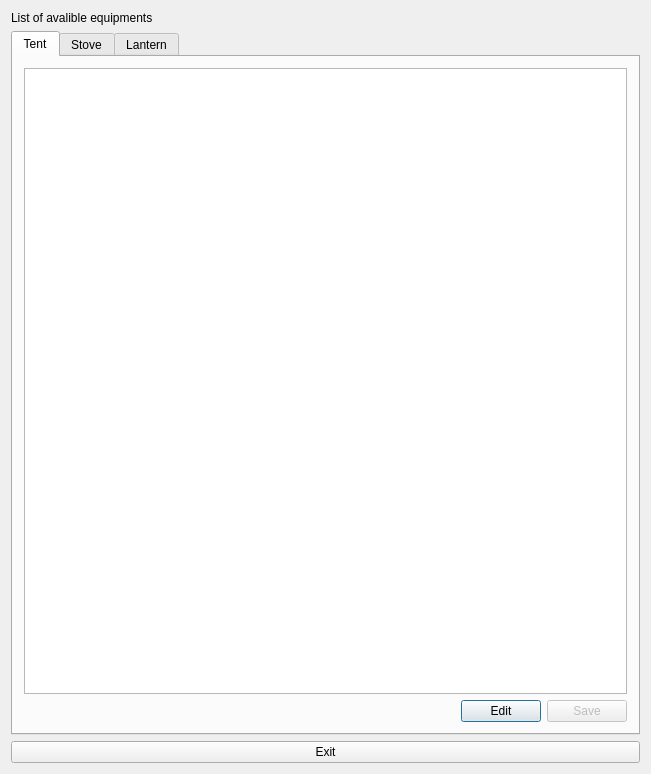
<?xml version="1.0" encoding="UTF-8"?>
<ui version="4.0">
 <class>QTItemMenu</class>
 <widget class="QDialog" name="QTItemMenu">
  <property name="geometry">
   <rect>
    <x>0</x>
    <y>0</y>
    <width>651</width>
    <height>774</height>
   </rect>
  </property>
  <property name="windowTitle">
   <string>QTItemMenu</string>
  </property>
  <layout class="QVBoxLayout" name="verticalLayout_5">
   <item>
    <layout class="QVBoxLayout" name="verticalLayout">
     <item>
      <widget class="QLabel" name="Title">
       <property name="text">
        <string>List of avalible equipments</string>
       </property>
      </widget>
     </item>
     <item>
      <widget class="QTabWidget" name="tabWidget">
       <property name="toolTip">
        <string/>
       </property>
       <property name="statusTip">
        <string/>
       </property>
       <property name="currentIndex">
        <number>0</number>
       </property>
       <widget class="QWidget" name="TentTab">
        <attribute name="title">
         <string>Tent</string>
        </attribute>
        <layout class="QVBoxLayout" name="verticalLayout_2">
         <item>
          <widget class="QTableView" name="Tent_Table"/>
         </item>
         <item>
          <layout class="QGridLayout" name="gridLayout">
           <item row="0" column="1">
            <widget class="QPushButton" name="Save">
             <property name="enabled">
              <bool>true</bool>
             </property>
             <property name="text">
              <string>Edit</string>
             </property>
            </widget>
           </item>
           <item row="0" column="2">
            <widget class="QPushButton" name="Edit">
             <property name="enabled">
              <bool>false</bool>
             </property>
             <property name="text">
              <string>Save</string>
             </property>
            </widget>
           </item>
           <item row="0" column="0">
            <spacer name="horizontalSpacer">
             <property name="orientation">
              <enum>Qt::Horizontal</enum>
             </property>
             <property name="sizeHint" stdset="0">
              <size>
               <width>40</width>
               <height>20</height>
              </size>
             </property>
            </spacer>
           </item>
          </layout>
         </item>
        </layout>
       </widget>
       <widget class="QWidget" name="StoveTab">
        <attribute name="title">
         <string>Stove</string>
        </attribute>
        <layout class="QVBoxLayout" name="verticalLayout_3">
         <item>
          <widget class="QTableView" name="Stove_Table"/>
         </item>
        </layout>
       </widget>
       <widget class="QWidget" name="LanternTab">
        <attribute name="title">
         <string>Lantern</string>
        </attribute>
        <layout class="QVBoxLayout" name="verticalLayout_4">
         <item>
          <widget class="QTableView" name="Lantern_Table"/>
         </item>
        </layout>
       </widget>
      </widget>
     </item>
    </layout>
   </item>
   <item>
    <widget class="QPushButton" name="Exit">
     <property name="text">
      <string>Exit</string>
     </property>
    </widget>
   </item>
  </layout>
 </widget>
 <layoutdefault spacing="6" margin="11"/>
 <resources/>
 <connections>
  <connection>
   <sender>Exit</sender>
   <signal>clicked()</signal>
   <receiver>QTItemMenu</receiver>
   <slot>close()</slot>
   <hints>
    <hint type="sourcelabel">
     <x>319</x>
     <y>743</y>
    </hint>
    <hint type="destinationlabel">
     <x>4</x>
     <y>519</y>
    </hint>
   </hints>
  </connection>
 </connections>
</ui>
